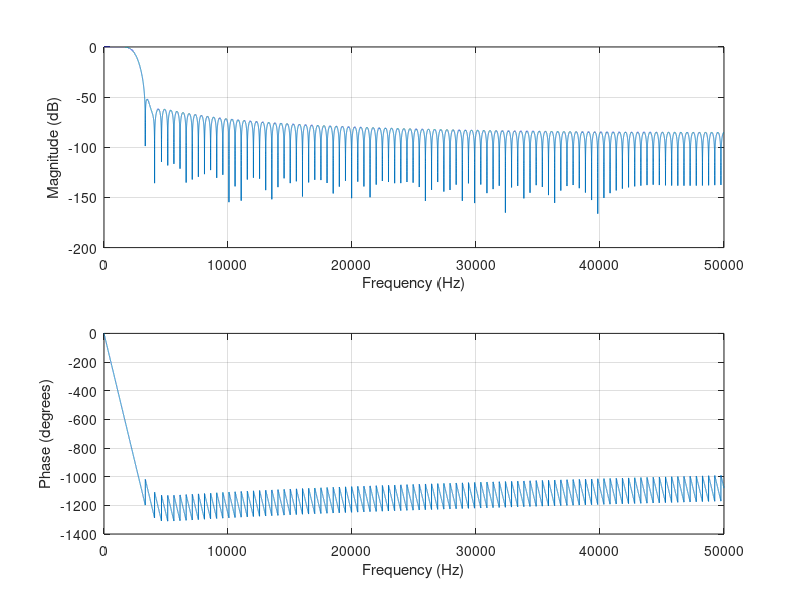

This figure's MATLAB source: (Note: this script raises an error after producing the figure.)
% In this program we test efficient strategies to decimate a signal by a
% large factor.
% The decimation is performed using several decimation stages
% We also test combfilters
% We use the Matlab dsp lib
% Performed tests
% 1- Decimation using the decimation function
% 2- Decimation using the dsp lib
% 3- Decimation using the comb filters


clear
clc

Fs= 1e5;
D1= 20;
D2= 50;

N= 1e6;         % number of samples of the input signal
Nf= 1e4;        % Nuber of sampes per frame

Fsd= Fs/(D1*D2);
fprintf('Decimated Sampling Frequency= %d Hz\n', Fsd)

x= randn(Nf,1);


% test 1 with the decimation function
disp('Test 1')
tic
Nframes= N/Nf;
for k= 1:Nframes,
    x1= decimate(x, D1);
    x2= decimate(x1, D2);
end
1000*toc/Nframes



% Test 2 with the dsp lib
disp('Test 1')
h1= fir1(D1*10,1/D1);
figure(1)
freqz(h1,1,2^16,Fs)
firdecim1 = dsp.FIRDecimator('DecimationFactor',D1,'Numerator',h1);

h2= fir1(D2*10,1/D2);
figure(2)
freqz(h2,1,2^16,Fs)
firdecim2= dsp.FIRDecimator('DecimationFactor',D2,'Numerator',h2);

tic
Nframes= N/Nf;
for k= 1:Nframes,
    x1= firdecim1(x);
    x2= firdecim2(x1);
end
1000*toc/Nframes

release(firdecim1)
release(firdecim2)





